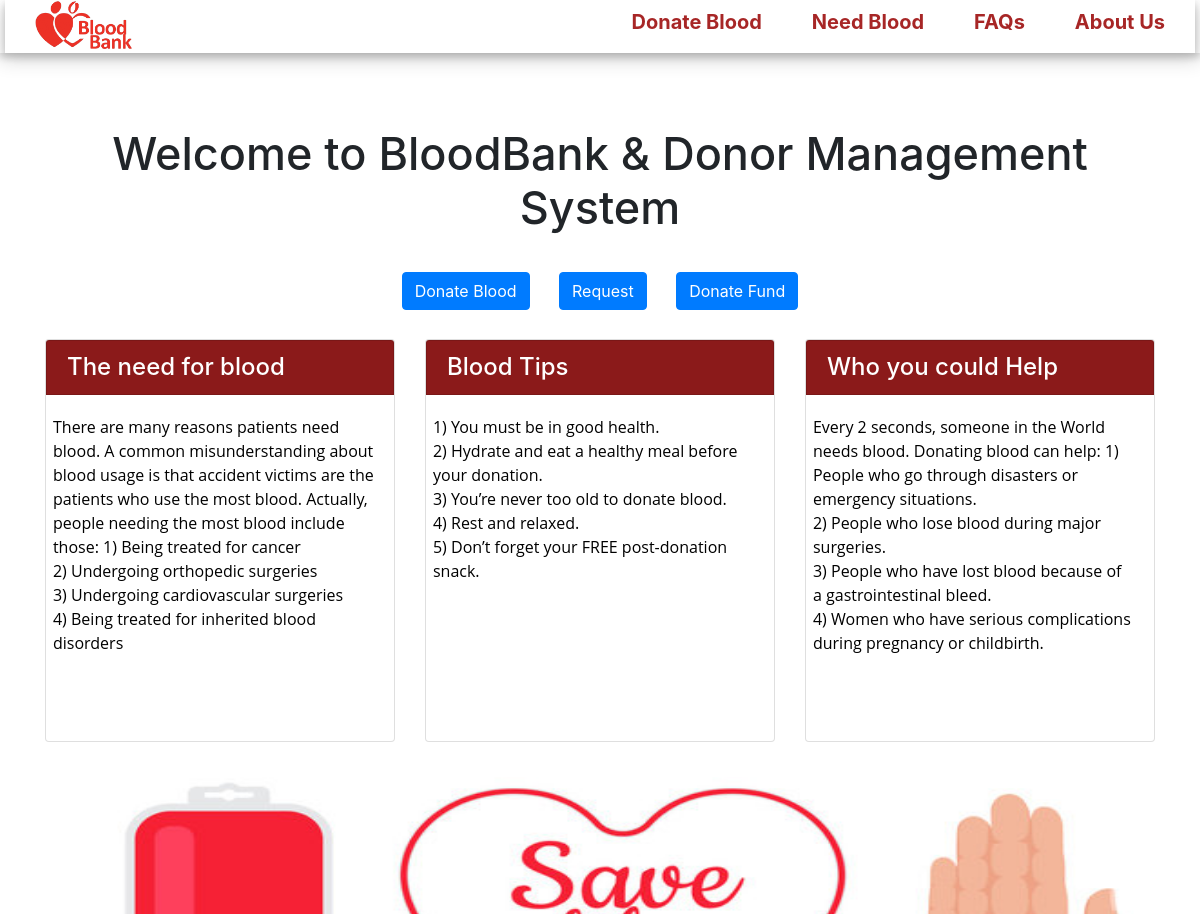
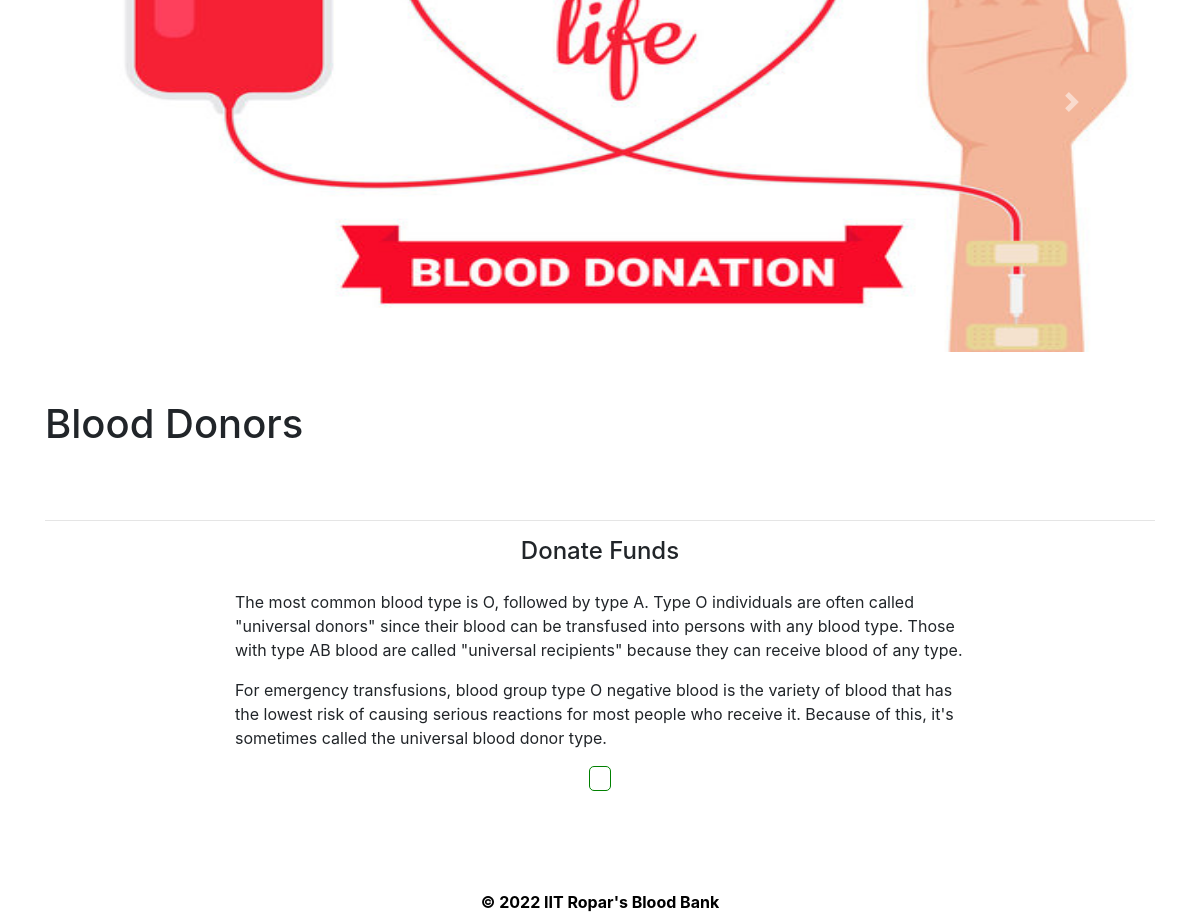
The page / on the database its author committed (2 pictures, top to bottom).
### tables this page shows
create table pages(
page_id int NOT NULL auto_increment UNIQUE,
page_name varchar(255) NOT NULL,
page_type varchar(255) NOT NULL,
page_data longtext NOT NULL
);

### index.php (the view, shortened to what this page needs)
<!DOCTYPE html>
<html lang="en">
<head>
  <link rel="stylesheet" href="https://maxcdn.bootstrapcdn.com/bootstrap/4.5.2/css/bootstrap.min.css">
</head>
<body>
  <div class="header">
    <?php
    $active = "home";
    include('head.php'); ?>
  </div>
  <div id="page-container" style="margin-top:50px; position: relative;min-height: 84vh;   ">
    <div class="container">
      <div id="content-wrap" style="padding-bottom:75px;">
        <br>
        <h1 style="text-align:center;font-size:45px;">Welcome to BloodBank & Donor Management System</h1>
        <br>
        <div class="w3-container" style="display:flex ;flex-direction:column;margin:5px;align-items:center">
            <div class="w3-show-inline-block">
              <button onclick="window.location='donate_blood.php'" class="btn btn-primary">Donate Blood</button>
              <button onclick="window.location='need_blood.php'" class="btn btn-primary" style="margin: 0px 25px 0px 25px;">Request</button>
              <button onClick="document.getElementById('down').scrollIntoView();"class="btn btn-primary">Donate Fund</button>
            </div><br>
          </div>
        <div class="row">
          <div class="col-lg-4 mb-4">
            <div class="card">
              <h4 class="card-header card text-white" style="background-color:#8b1a1a;">The need for blood</h4>
              <p class="card-body overflow-auto" style="padding-left:2%;height:330px;text-align:left;">
                <?php
                include 'conn.php';
                $sql = $sql = "select * from pages where page_type='needforblood'";
                $result = mysqli_query($conn, $sql);
                if (mysqli_num_rows($result) > 0) {
                  while ($row = mysqli_fetch_assoc($result)) {
                    echo $row['page_data'];
                  }
                }
                ?>
              </p>
            </div>
          </div>
          <div class="col-lg-4 mb-4">
            <div class="card">
              <h4 class="card-header card text-white" style="background-color:#8b1a1a;">Blood Tips</h4>
              <p class="card-body overflow-auto" style="padding-left:2%;height:330px;text-align:left;">
                <?php
                include 'conn.php';
                $sql = $sql = "select * from pages where page_type='bloodtips'";
                $result = mysqli_query($conn, $sql);
                if (mysqli_num_rows($result) > 0) {
                  while ($row = mysqli_fetch_assoc($result)) {
                    echo $row['page_data'];
                  }
                }
                ?>
              </p>
            </div>
          </div>
          <div class="col-lg-4 mb-4">
            <div class="card">
              <h4 class="card-header card text-white" style="background-color:#8b1a1a;">Who you could Help</h4>
              <p class="card-body overflow-auto" style="padding-left:2%;height:330px;text-align:left;">
                <?php
                include 'conn.php';
                $sql = $sql = "select * from pages where page_type='whoyouhelp'";
                $result = mysqli_query($conn, $sql);
                if (mysqli_num_rows($result) > 0) {
                  while ($row = mysqli_fetch_assoc($result)) {
                    echo $row['page_data'];
                  }
                }
                ?>
              </p>
            </div>
          </div>
        </div>
        <div id="demo" class="carousel slide" data-ride="carousel">
          <ul class="carousel-indicators">
            <li data-target="#demo" data-slide-to="0" class="active"></li>
            <li data-target="#demo" data-slide-to="1"></li>
            <li data-target="#demo" data-slide-to="2"></li>
          </ul>
          <div class="carousel-inner">
            <div class="carousel-item active">
              <img src="image\slider2.jpg" alt="image\slider2.jpg" width="100%" height="500">
            </div>
          </div>
          <a class="carousel-control-prev" href="#demo" data-slide="prev">
            <span class="carousel-control-prev-icon"></span>
          </a>
          <a class="carousel-control-next" href="#demo" data-slide="next">
            <span class="carousel-control-next-icon"></span>
          </a>
        </div>
        <br><br>
        <h1>Blood Donors</h1>
        <br><br>
        <hr>
        <div class="row mb-4" style=" align-items: center; flex-direction: column; justify-content: center;">
          <div class="col-md-8" style="display: flex;flex-direction: column;align-items: center;">
            <h4>Donate Funds</h4>
            <p>
              <?php
              include 'conn.php';
              $sql = $sql = "select * from pages where page_type='universal'";
              $result = mysqli_query($conn, $sql);
              if (mysqli_num_rows($result) > 0) {
                while ($row = mysqli_fetch_assoc($result)) {
                  echo $row['page_data'];
                }
              }
              ?></p>
          </div>
            <div id="down">
          <form style="padding:14px 10px 9px 10px;border: 1px solid green; border-radius:5px;transition: .42s;">
          </form>
            </div>
        </div>
      </div>
    </div>
    <?php include('footer.php'); ?>
  </div>
</body>
</html>

### head.php (shortened to what this page needs)
<html>
<head>
</head>
<body>
  <div class="header">
    <a href="index.php" class="logo"<?php if($active=='home') echo "class='logo2'"; ?>>
    <img src="image/logo1.png" alt="logo" style = " height:50px; ">
    </a>
    <div class="header-right">
    <a href="donate_blood.php"  <?php if($active=='donate') echo "class='act'"; ?>>Donate Blood</a>
    <a href="need_blood.php" <?php if($active=='need') echo "class='act'"; ?>>Need Blood</a>
    <a href="why_donate_blood.php"  <?php if($active=='why') echo "class='act'"; ?>>FAQs</a>
    <a href="about_us.php"  <?php if($active=='about') echo "class='act'"; ?> >About Us</a>
    </div>
  </div>
</body>
</html>

### footer.php (shortened to what this page needs)
<html>
<head>
</head>
<body>
  <div id="footer" >
  <b><center>© 2022 IIT Ropar's Blood Bank
  </center>
  </div>
</body>
</html>

### head.php (style rules this page uses)
.header { overflow:hidden; background-color: #931b1b; background: transparent; top: 0; width:100%; padding: 0px 5px; color:#FF0404 ; z-index: 999; position:sticky; backdrop-filter: blur(3px); -webkit-backdrop-filter: blur(3px); box-shadow: 0 4px 8px 0 rgba(0, 0, 0, 0.2), 0 6px 20px 0 rgba(0, 0, 0, 0.19); }
.header a { float: left; color: #a72626; text-align: center; padding-left: 25px; padding-right: 25px; text-decoration: none; font-size: 20px; line-height: 25px; border-radius: 4px; font-weight:bold; }
.header a.logo { font-size: 25px; font-weight: bold; color:#FF0404 ; padding-bottom: 3px; }
.header-right { float: right; margin-top: 10px; }

### footer.php (style rules this page uses)
#footer { position:absolute; left: 0; bottom: 0; width: 100%; background-color: aquamarine; height: 0px ; color:black; text-align: center; }

### rows shown on the page
pages: page_data "There are many reasons patients need blood. A common misunderstanding about blood usage is that accident victims are the patients who use the most blood. Actually, people needing the most blood include those: 1) Being treated for cancer 2) Undergoing orthopedic surgeries 3) Undergoing cardiovascular surgeries 4) Being treated for inherited blood disorders"
pages: page_data "1) You must be in good health. 2) Hydrate and eat a healthy meal before your donation. 3) You’re never too old to donate blood. 4) Rest and relaxed. 5) Don’t forget your FREE post-donation snack."
pages: page_data "Every 2 seconds, someone in the World needs blood. Donating blood can help: 1) People who go through disasters or emergency situations. 2) People who lose blood during major surgeries. 3) People who have lost blood because of a gastrointestinal bleed. 4) Women who have serious complications during pregnancy or childbirth."
pages: page_data "The most common blood type is O, followed by type A. Type O individuals are often called \"universal donors\" since their blood can be transfused into persons with any blood type. Those with type AB blood are called \"universal recipients\" because they can receive blood of any type. For emergency transfusions, blood group type O negative blood is the variety of blood that has the lowest risk of causing serious reactions for most people who receive it. Because of this, it's sometimes called the universal blood donor type."
